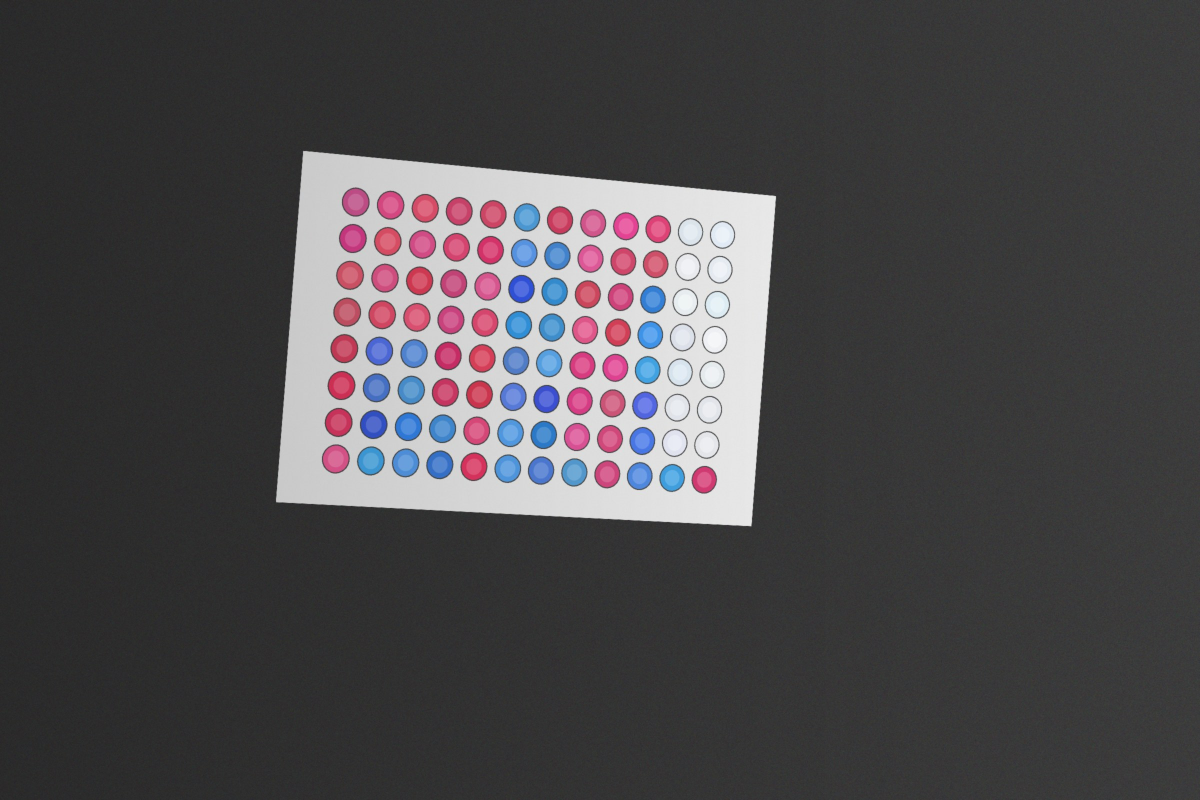
#> input picture samples/sample_01.jpg, 2400 x 1600 px (shown at 1/2 size)
$ python probe_grid2.py samples/sample_01.jpg   (older library calls are emulated)
#> lines starting #> are read from the running program, lines starting #| are printed output that depends on the picture; after the words box and inside, x2 and y2 are one past the last pixel; in counts of white or black regions, pixels touching at a corner belong together
### ast_reader.py
# -*- coding: utf-8 -*-
"""96 孔药敏板图像判读管线（演示版）。

流程: 读图 → 板子检测/透视校正 → 孔位定位 → 颜色提取 → 对照孔校准判读 → MIC 推导
      → 标注图 + JSON 结果 + Excel 导出

命令行用法:
    uv run --with opencv-python --with numpy --with openpyxl --with pillow python ast_reader.py <照片路径>
"""
import argparse
import datetime
import io
import json
import os

import cv2
import numpy as np

HERE = os.path.dirname(os.path.abspath(__file__))
ROW_LETTERS = "ABCDEFGH"

try:
    from openpyxl import Workbook
    from openpyxl.styles import Alignment, Border, Font, PatternFill, Side
    HAS_OPENPYXL = True
except ImportError:
    HAS_OPENPYXL = False

try:
    from PIL import Image, ImageDraw, ImageFont
    HAS_PIL = True
except ImportError:
    HAS_PIL = False


def load_template(path):
    with open(path, "r", encoding="utf-8") as f:
        return json.load(f)


def read_image(path):
    """兼容中文/特殊路径的图片读取。"""
    data = np.fromfile(path, dtype=np.uint8)
    img = cv2.imdecode(data, cv2.IMREAD_COLOR)
    if img is None:
        raise ValueError(f"无法读取图片: {path}")
    return img


# [6 lines left out: function write_image, not called in this run]


def order_corners(pts):
    """四点按 左上/右上/右下/左下 排序。"""
    s = pts.sum(axis=1)
    d = np.diff(pts, axis=1).ravel()
    return np.float32([pts[np.argmin(s)], pts[np.argmin(d)],
                       pts[np.argmax(s)], pts[np.argmax(d)]])


class PlateAnalyzer:
    def __init__(self, template):
        self.t = template
        self.grid = template["grid"]
        self.rows, self.cols = self.grid["rows"], self.grid["cols"]
        self.tracks = template.get("tracks")          # 行式板型（如显色法真菌药敏板）
        self.new_style = bool(self.tracks)
        self.genus = None                             # 菌属（影响颜色判读规则）
        self.pw_mm, self.ph_mm = template["plate_mm"]
        self.well_r_px = 30
        self.warnings = []

    # ---------- 1. 板子检测与透视校正 ----------
    def find_plate(self, img):
        """在照片中找板子四边形（亮板 + 暗背景）。"""
        gray = cv2.cvtColor(img, cv2.COLOR_BGR2GRAY)
        gray = cv2.GaussianBlur(gray, (5, 5), 0)
        _, bw = cv2.threshold(gray, 0, 255, cv2.THRESH_BINARY + cv2.THRESH_OTSU)
        cnts, _ = cv2.findContours(bw, cv2.RETR_EXTERNAL, cv2.CHAIN_APPROX_SIMPLE)
        if not cnts:
            return None
        h, w = gray.shape[:2]
        area_min = 0.08 * h * w
        for c in sorted(cnts, key=cv2.contourArea, reverse=True):
            if cv2.contourArea(c) < area_min:
                continue
            peri = cv2.arcLength(c, True)
            approx = cv2.approxPolyDP(c, 0.02 * peri, True)
            if len(approx) == 4:
                return order_corners(approx.reshape(4, 2).astype(np.float32))
        return None

    def warp(self, img, corners):
        ratio = self.pw_mm / self.ph_mm
        W = 1400
        H = int(round(W / ratio))
        dst = np.float32([[0, 0], [W - 1, 0], [W - 1, H - 1], [0, H - 1]])
        M = cv2.getPerspectiveTransform(corners, dst)
        warped = cv2.warpPerspective(img, M, (W, H))
        self.well_r_px = int(round(self.t["well_diameter_mm"] / 2 * W / self.pw_mm))
        return warped, M, (W, H)

    # ---------- 2. 孔位定位 ----------
    def template_centers(self, W, H):
        sx, sy = W / self.pw_mm, H / self.ph_mm
        ox, oy = self.grid.get("origin_mm", [14.38, 11.24])
        pitch = self.grid.get("pitch_mm", 9.0)
        pts = {}
        for i in range(self.rows):
            for j in range(self.cols):
                pts[f"{ROW_LETTERS[i]}{j + 1}"] = (
                    int(round((ox + j * pitch) * sx)), int(round((oy + i * pitch) * sy)))
        return pts

    # [43 lines left out: function refine_centers, not called in this run]

    # ---------- 颜色分级（蓝→紫→粉→粉白→白） ----------
    COLOR_LABELS = {"blue": "蓝色（无生长）", "purple": "紫色（临界）",
                    "pink": "粉红（生长）", "pink_white": "粉白（生长）",
                    "white": "白色（生长）"}

    # [23 lines left out: functions _color_class, _color_status, not called in this run]

    def _color_label(self, color):
        rules = (self.t.get("detection") or {}).get("color_rules") or {}
        return (rules.get(color) or {}).get("label") or self.COLOR_LABELS.get(color, color)

    # ---------- 2b. 孔位网格自动校准 ----------
    # [56 lines left out: functions _fit_axis, _fit_from_profiles, _pitch_of, not called in this run]

    @staticmethod
    def _smooth(v, k=5):
        return np.convolve(v.astype(np.float32), np.ones(k, np.float32) / k, mode="same")

    # [1211 lines left out: functions hough_grid, fit_grid, grid_score, align_grid_offset, grid_rim_score, locate_wells and 13 more, not called in this run]


# [2 lines that do not run on import are left out]

### probe_grid2.py
# -*- coding: utf-8 -*-
"""网格检测实验：对比 原始亮度 / 高通滤波 两种信号在低对比度干板上的效果。"""
import os
import sys

import cv2
import numpy as np

from ast_reader import PlateAnalyzer, load_template, read_image

HERE = os.path.dirname(os.path.abspath(__file__))


def axis_positions(prof, size, count):
    q = prof - prof.mean()
    ac = np.correlate(q, q, "full")[len(q) - 1:]
    ac = ac / ac[0]
    lo, hi = 40, min(240, len(prof) // 3)
    pitch = int(max(range(lo, hi), key=lambda L: ac[L]))
    sm = np.convolve(prof.astype(np.float32), np.ones(5, np.float32) / 5, mode="same")
    lo2, hi2 = size * 0.02, size * 0.95
    best_phi, bs = 0, -1e18
    for phi in range(pitch):
        xs = np.arange(phi, size, pitch)
        xs = xs[(xs >= lo2) & (xs <= hi2)]
        if len(xs) == 0:
            continue
        sc = float(sm[xs].sum())
        if sc > bs:
            best_phi, bs = phi, sc
    pos = np.arange(best_phi, size, pitch)
    pos = pos[(pos >= lo2) & (pos <= hi2)]
    if len(pos) < count:
        return None, pitch, 0.0
    best, bi = -1e18, 0
    for i in range(len(pos) - count + 1):
        sc = float(sm[pos[i:i + count]].sum())
        if sc > best:
            best, bi = sc, i
    return pos[bi:bi + count], pitch, round(float(ac[pitch]), 3)


def fit_from(prof_x, prof_y, W, H, nrow=8, ncol=12):
    cs, px_, ax = axis_positions(prof_x, W, ncol)
    rs, py_, ay = axis_positions(prof_y, H, nrow)
    if cs is None or rs is None:
        return None, (px_, ax, py_, ay)
    centers = {}
    for i, L in enumerate("ABCDEFGH"):
        for j in range(12):
            centers[f"{L}{j+1}"] = (int(cs[j]), int(rs[i]))
    return centers, (px_, ax, py_, ay)


def rim_contrast(gray, centers, R):
    H, W = gray.shape
    vals = []
    for (cx, cy) in centers.values():
        def pt(x, y, rad=3):
            if x - rad < 0 or y - rad < 0 or x + rad + 1 > W or y + rad + 1 > H:
                return None
            return float(gray[y - rad:y + rad + 1, x - rad:x + rad + 1].mean())
        c0 = pt(cx, cy)
        rs = [pt(cx + R, cy), pt(cx - R, cy), pt(cx, cy + R), pt(cx, cy - R)]
        rs = [v for v in rs if v is not None]
        if c0 is None or not rs:
            continue
        vals.append(np.mean(rs) - c0)
    return float(np.mean(vals)) if vals else -1e9


def main():
    path = sys.argv[1]
    t = load_template(os.path.join(HERE, "templates", "dryplate_a.json"))
#> (reads templates/dryplate_a.json from the repository)
    an = PlateAnalyzer(t)
    img = read_image(path)
#> in read_image, img is the input picture: shape (1600, 2400, 3); mean B, G, R 75.4, 72.8, 75.2
    c = an.find_plate(img)
#> in find_plate, `gray = cv2.cvtColor(img, cv2.COLOR_BGR2GRAY)`:
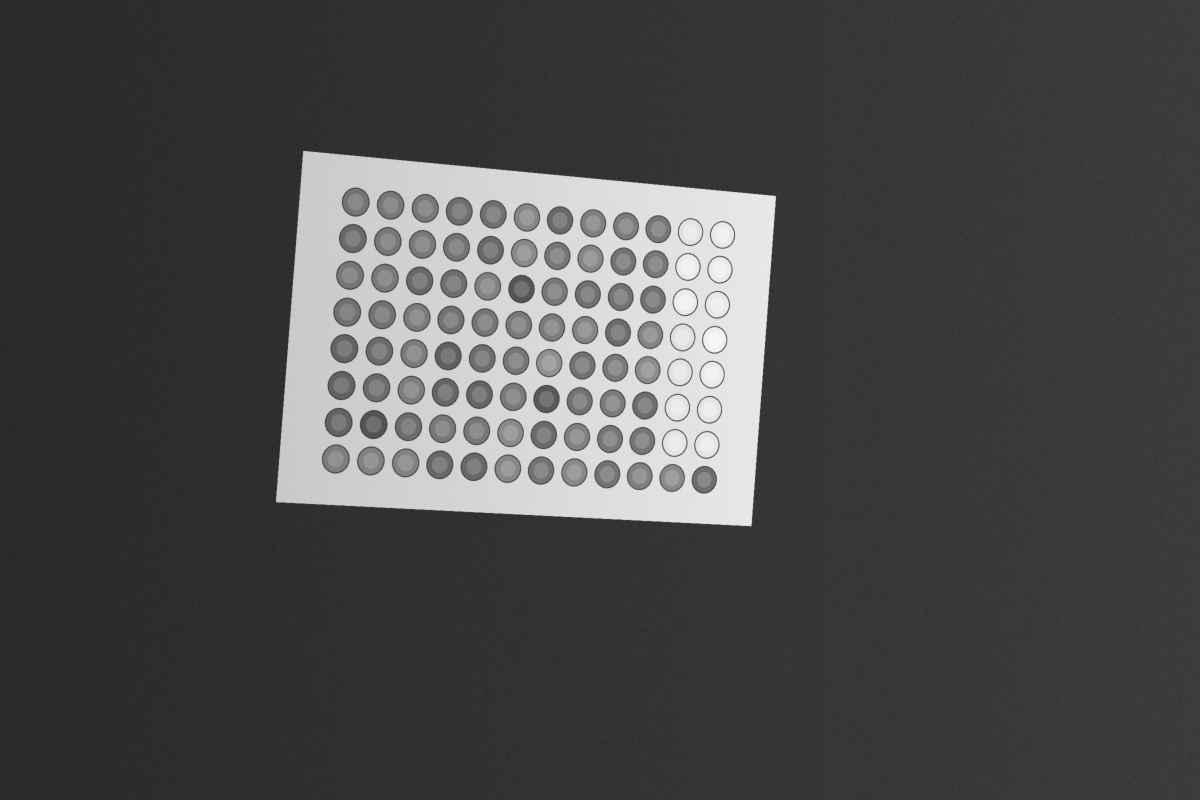
#> gray: shape (1600, 2400) (shown at 1/2 size); min 35, max 250, mean 73.8
#> in find_plate, `_, bw = cv2.threshold(gray, 0, 255, cv2.THRESH_BINARY + cv2.THRESH_OTSU)`:
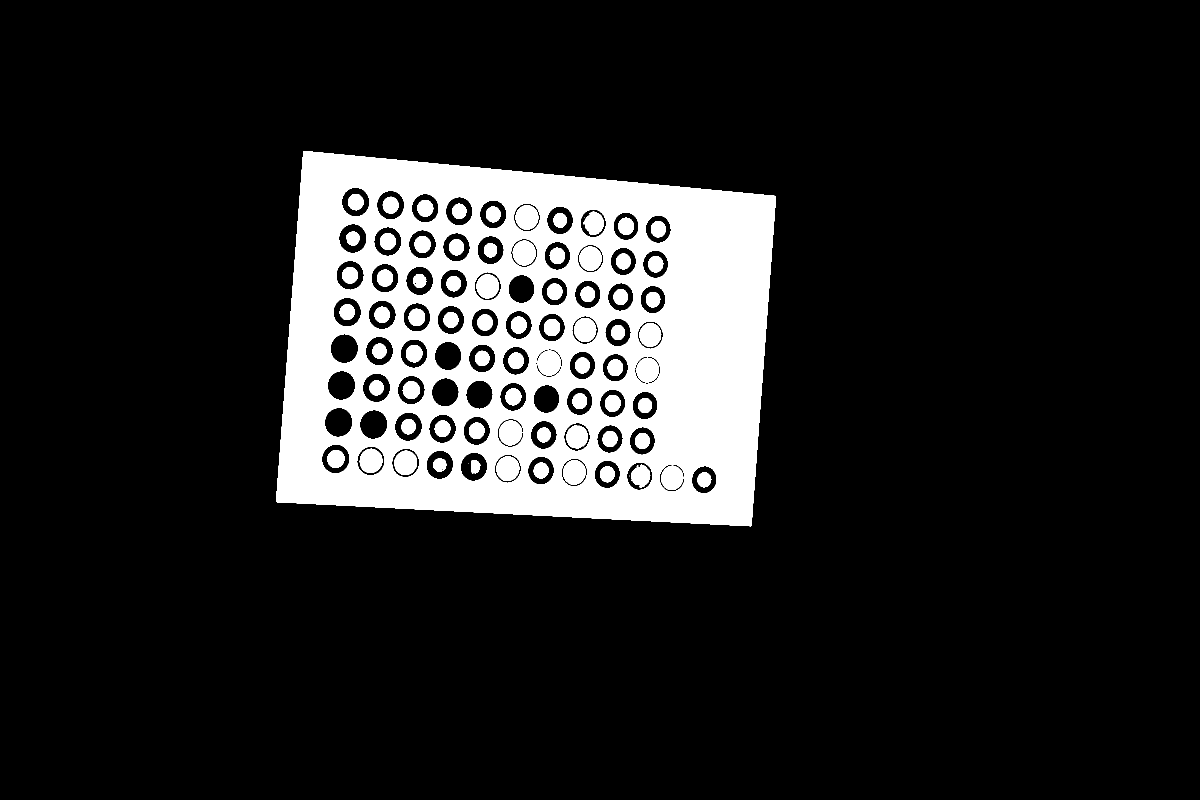
#> bw: shape (1600, 2400) (shown at 1/2 size); 13.9% white; 78 white regions (4 under 20 px)
#> in find_plate, `cnts, _ = cv2.findContours(bw, cv2.RETR_EXTERNAL, cv2.CHAIN_APPROX_SIM..`: cnts = 1 contour; box (x1, y1, x2, y2) and area: (552, 302, 1552, 1053) 648760
#> the loop in find_plate, `for c in sorted(cnts, key=cv2.contourArea, reverse=True):` made 1 pass
#> (peri, approx, s in order_corners, d in order_corners) on pass 1: (3354.5, [[606, 303], [554, 1004], [1502, 1051], [1551, 392]], [909, 1558, 2553, 1943], [-303, 450, -451, -1159])
#> c = [[606, 303], [1551, 392], [1502, 1051], [554, 1004]]
    warped, M, (W, H) = an.warp(img, c)
#> in warp, `M = cv2.getPerspectiveTransform(corners, dst)`: M = [[1.33, 0.0986, -835.5], [-0.12, 1.28, -313.6], [-6.05e-05, -4.67e-06, 1]]
#> in warp, `warped = cv2.warpPerspective(img, M, (W, H))`:
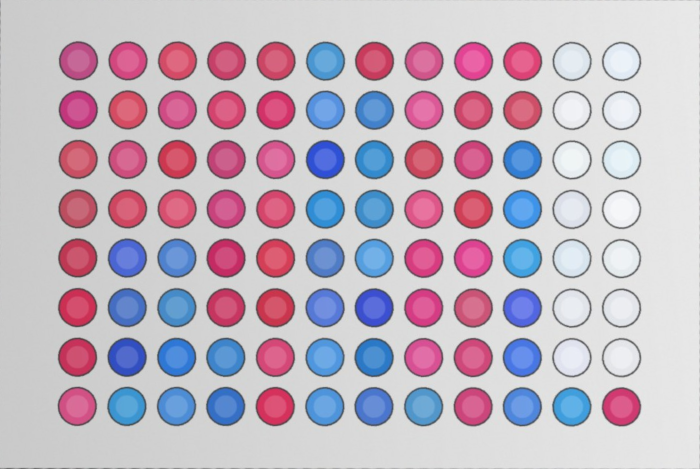
#> warped: shape (937, 1400, 3) (shown at 1/2 size); mean B, G, R 195.4, 180.9, 194.6
#> W = 1400; H = 937
    gray = cv2.cvtColor(warped, cv2.COLOR_BGR2GRAY).astype(np.float32)
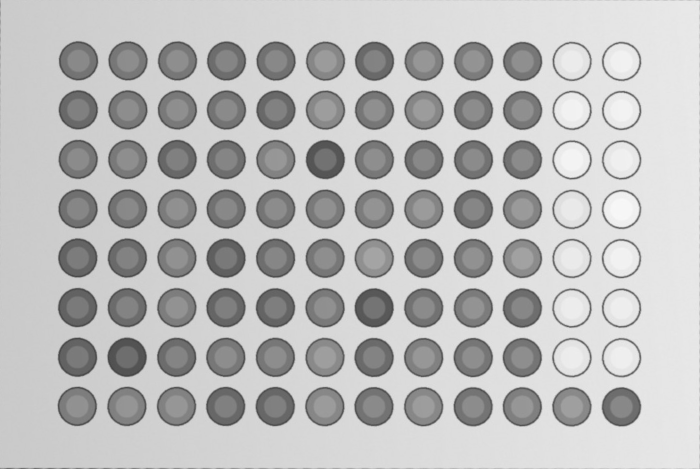
#> gray: shape (937, 1400) float32 (shown at 1/2 size); min 58, max 247, mean 186.6

    def profiles(g, band=0.12):
        dark = 255.0 - g
        px_ = dark[int(H * band):int(H * (1 - band)), :].mean(axis=0)
        py_ = dark[:, int(W * 0.08):int(W * 0.92)].mean(axis=1)
        return px_, py_

    base_R = int(round(an.well_r_px * 0.9))

    # 1. 模板网格
    tmpl = an.template_centers(W, H)
#> in template_centers, `sx, sy = W / self.pw_mm, H / self.ph_mm`: sx = 10.96
#> after the loop in template_centers, `for i in range(self.rows):`: pts = 96 items
#> tmpl = 96 items
    print(f"模板网格 rim对比 = {rim_contrast(gray, tmpl, base_R):.1f}  (R={base_R})")
#> the loop in rim_contrast, `for (cx, cy) in centers.values():` made 96 passes
#> (cx, cy, c0, rs) on passes 1 to 12: (158, 123, 137, [101.8, 111.5, 103.7, 113.1]), (256, 123, 141, [105.9, 109, 106.4, 116.7]), (355, 123, 142, [106.7, 109.8, 105.6, 116.9]), (453, 123, 133, [98.27, 100.1, 99.65, 106.6]), (552, 123, 136, [101.3, 103.4, 101.3, 108.6]), (651, 123, 155, [116.5, 122.4, 113.9, 127.3]), (749, 123, 130.5, [96.18, 96.96, 95.86, 100.9]), (848, 123, 150.1, [112.2, 117.4, 111.3, 120.8]), (947, 123, 147, [112.6, 115.2, 110.4, 116.4]), (1045, 123, 143, [107.1, 108.4, 104.1, 110.7]), (1144, 123, 235, [186.7, 191.6, 181.6, 201]), (1242, 123, 240.7, [206.3, 179.4, 183.7, 208.6])
#> after the loop in rim_contrast, `for (cx, cy) in centers.values():`: vals = 96 values, max -21.3 at index 48, min -46.14 at index 11, mean -32.59
#| 模板网格 rim对比 = -32.6  (R=34)

    # 2. 原始亮度
    fx, fy = profiles(gray)
#> in profiles, `dark = 255.0 - g`:
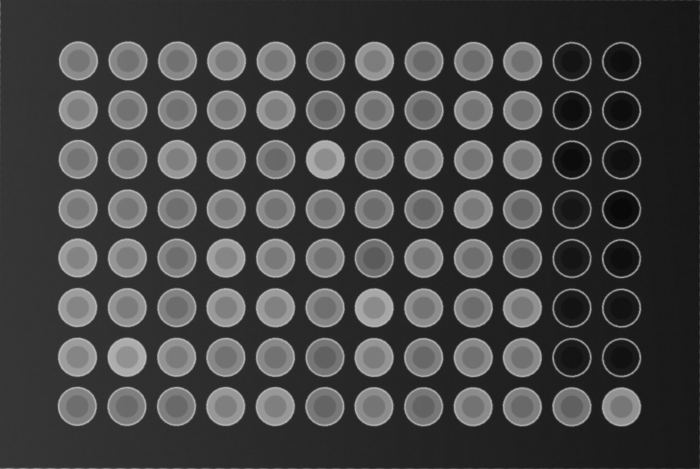
#> dark: shape (937, 1400) float32 (shown at 1/2 size); min 8, max 197, mean 68.4
#> in profiles, `px_ = dark[int(H * band):int(H * (1 - band)), :].mean(axis=0)`: px_ = 1400 values, max 119.2 at index 153, min 23.87 at index 1391, mean 74.23
#> in profiles, `py_ = dark[:, int(W * 0.08):int(W * 0.92)].mean(axis=1)`: py_ = 937 values, max 106.8 at index 809, min 37.47 at index 20, mean 73.99
#> fx has the same summary as px_ in profiles; fy has the same summary as py_ in profiles
    grid_raw, meta_raw = fit_from(fx, fy, W, H)
#> in axis_positions, `q = prof - prof.mean()`: q = 1400 values, max 45.01 at index 153, min -50.36 at index 1391, mean 4.88e-06
#> in axis_positions, `ac = np.correlate(q, q, "full")[len(q) - 1:]`: ac = 1400 values, max 1500886.5 at index 0, min -299802.8 at index 349, mean 536
#> in axis_positions, `ac = ac / ac[0]`: ac = 1400 values, max 1 at index 0, min -0.2 at index 349, mean 0.000357
#> in axis_positions, `lo, hi = 40, min(240, len(prof) // 3)`: lo = 40; hi = 240
#> in axis_positions, `pitch = int(max(range(lo, hi), key=lambda L: ac[L]))`: pitch = 99
#> in axis_positions, `sm = np.convolve(prof.astype(np.float32), np.ones(5, np.float32) / 5, ..`: sm = 1400 values, max 119.2 at index 154, min 23.14 at index 1399, mean 74.18
#> the loop in axis_positions, `for phi in range(pitch):` made 99 passes
#> (sc, bs) on passes 1, 14, 15, 16, 17, 18, 19, 20, 21, 22, 23, 24: (501.8, 501.8), (504.7, 504.7), (525.4, 525.4), (570, 570), (639, 639), (724.1, 724.1), (812.5, 812.5), (891.1, 891.1), (949.9, 949.9), (988.3, 988.3), (1013.2, 1013.2), (1033.1, 1033.1)
#> sc on passes 2 to 7: 499.8, 499.2, 498.8, 498.5, 498.2, 498
#> after the loop in axis_positions, `for phi in range(pitch):`: best_phi = 43; bs = 1239.8
#> in axis_positions, `pos = np.arange(best_phi, size, pitch)`: pos = [43, 142, 241, 340, 439, 538, 637, 736, 835, 934, 1033, 1132, 1231, 1330]
#> the loop in axis_positions, `for i in range(len(pos) - count + 1):` made 3 passes
#> (sc, best, bi) on pass 1: (1177.4, 1177.4, 0)
#> sc on passes 2 to 3: 1162.1, 1070.4
#> after the loop in axis_positions, `for i in range(len(pos) - count + 1):`: best = 1177.4; bi = 0
#> in fit_from, `cs, px_, ax = axis_positions(prof_x, W, ncol)`: cs = [43, 142, 241, 340, 439, 538, 637, 736, 835, 934, 1033, 1132]; px_ = 99; ax = 0.724
#> the loop in axis_positions (call 2), `for phi in range(pitch):` made 99 passes
#> (xs, sc, bs) on passes 1, 2, 6, 7, 8, 9, 10, 11, 12, 13, 14, 15: ([99, 198, 297, 396, 495, 594, 693, 792], 766.3, 766.3), ([100, 199, 298, 397, 496, 595, 694, 793], 766.4, 766.4), ([104, 203, 302, 401, 500, 599, 698, 797], 767.8, 767.8), ([105, 204, 303, 402, 501, 600, 699, 798], 770.8, 770.8), ([106, 205, 304, 403, 502, 601, 700, 799], 774.1, 774.1), ([107, 206, 305, 404, 503, 602, 701, 800], 777.1, 777.1), ([108, 207, 306, 405, 504, 603, 702, 801], 779.9, 779.9), ([109, 208, 307, 406, 505, 604, 703, 802], 782, 782), ([110, 209, 308, 407, 506, 605, 704, 803], 783.2, 783.2), ([111, 210, 309, 408, 507, 606, 705, 804], 784, 784), ([112, 211, 310, 409, 508, 607, 706, 805], 784.8, 784.8), ([113, 212, 311, 410, 509, 608, 707, 806], 785.7, 785.7)
#> (xs, sc) on passes 3, 4, 5, 21, 22, 23: ([101, 200, 299, 398, 497, 596, 695, 794], 765.6), ([102, 201, 300, 399, 498, 597, 696, 795], 764.9), ([103, 202, 301, 400, 499, 598, 697, 796], 765.6), ([20, 119, 218, 317, 416, 515, 614, 713, 812], 828.5), ([21, 120, 219, 318, 417, 516, 615, 714, 813], 828.3), ([22, 121, 220, 319, 418, 517, 616, 715, 814], 828.3)
#> the loop in axis_positions (call 2), `for i in range(len(pos) - count + 1):` made 2 passes
#> (sc, best, bi) on passes 1 to 2: (722.6, 722.6, 0), (791.6, 791.6, 1)
#> in fit_from, `rs, py_, ay = axis_positions(prof_y, H, nrow)`: rs = [124, 223, 322, 421, 520, 619, 718, 817]; py_ = 99; ay = 0.499
    if grid_raw:
        print(f"原始亮度拟合: pitch=({meta_raw[0]},{meta_raw[2]}) ac=({meta_raw[1]},{meta_raw[3]})"
              f"  rim对比 = {rim_contrast(gray, grid_raw, base_R):.1f}")
#> the loop in rim_contrast (call 2), `for (cx, cy) in centers.values():` made 96 passes
#> (cx, cy) on passes 1 to 12: (43, 124), (142, 124), (241, 124), (340, 124), (439, 124), (538, 124), (637, 124), (736, 124), (835, 124), (934, 124), (1033, 124), (1132, 124)
#| 原始亮度拟合: pitch=(99,99) ac=(0.724,0.499)  rim对比 = 9.6
        # 用检测 pitch 推算半径
        R2 = int(round((meta_raw[0] + meta_raw[2]) / 2 * (t["well_diameter_mm"] / 9.0) / 2 * 0.9))
        print(f"    按检测孔距的 R={R2}, rim对比 = {rim_contrast(gray, grid_raw, R2):.1f}")
#|     按检测孔距的 R=34, rim对比 = 9.6

    # 3. 高通滤波
    hp = gray - cv2.GaussianBlur(gray, (0, 0), 25)
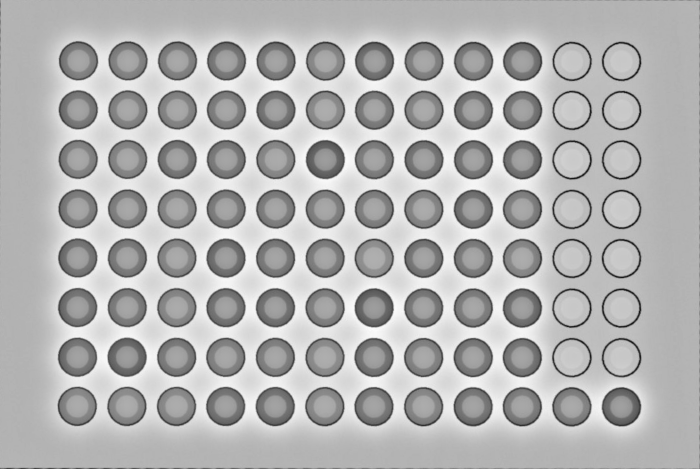
#> hp: shape (937, 1400) float32 (shown at 1/2 size); min -141.3, max 60.37, mean 0; drawn with min black and max white
    fx2, fy2 = profiles(hp)
#> call 2 of profiles, with band = 0.12
#> in profiles (call 2), `dark = 255.0 - g`:
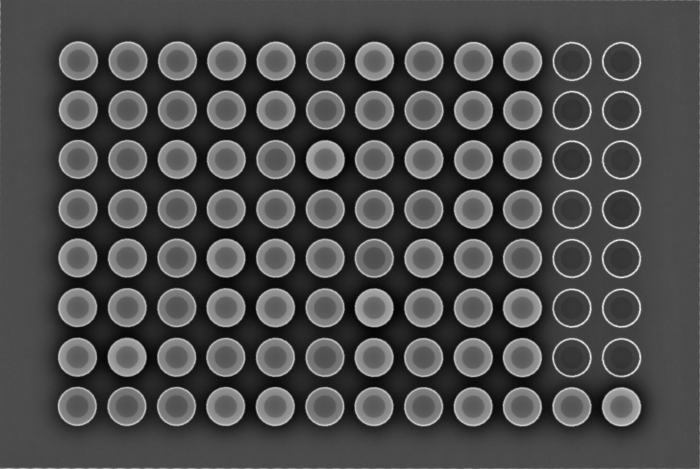
#> dark: shape (937, 1400) float32 (shown at 1/2 size); min 194.6, max 396.3, mean 255; drawn with min black and max white
    grid_hp, meta_hp = fit_from(fx2, fy2, W, H)
    if grid_hp:
        print(f"高通滤波拟合: pitch=({meta_hp[0]},{meta_hp[2]}) ac=({meta_hp[1]},{meta_hp[3]})"
              f"  rim对比 = {rim_contrast(gray, grid_hp, base_R):.1f}")
#| 高通滤波拟合: pitch=(99,99) ac=(0.911,0.879)  rim对比 = 46.6
        R3 = int(round((meta_hp[0] + meta_hp[2]) / 2 * (t["well_diameter_mm"] / 9.0) / 2 * 0.9))
        print(f"    按检测孔距的 R={R3}, rim对比 = {rim_contrast(gray, grid_hp, R3):.1f}")
#|     按检测孔距的 R=34, rim对比 = 46.6


if __name__ == "__main__":
    main()
